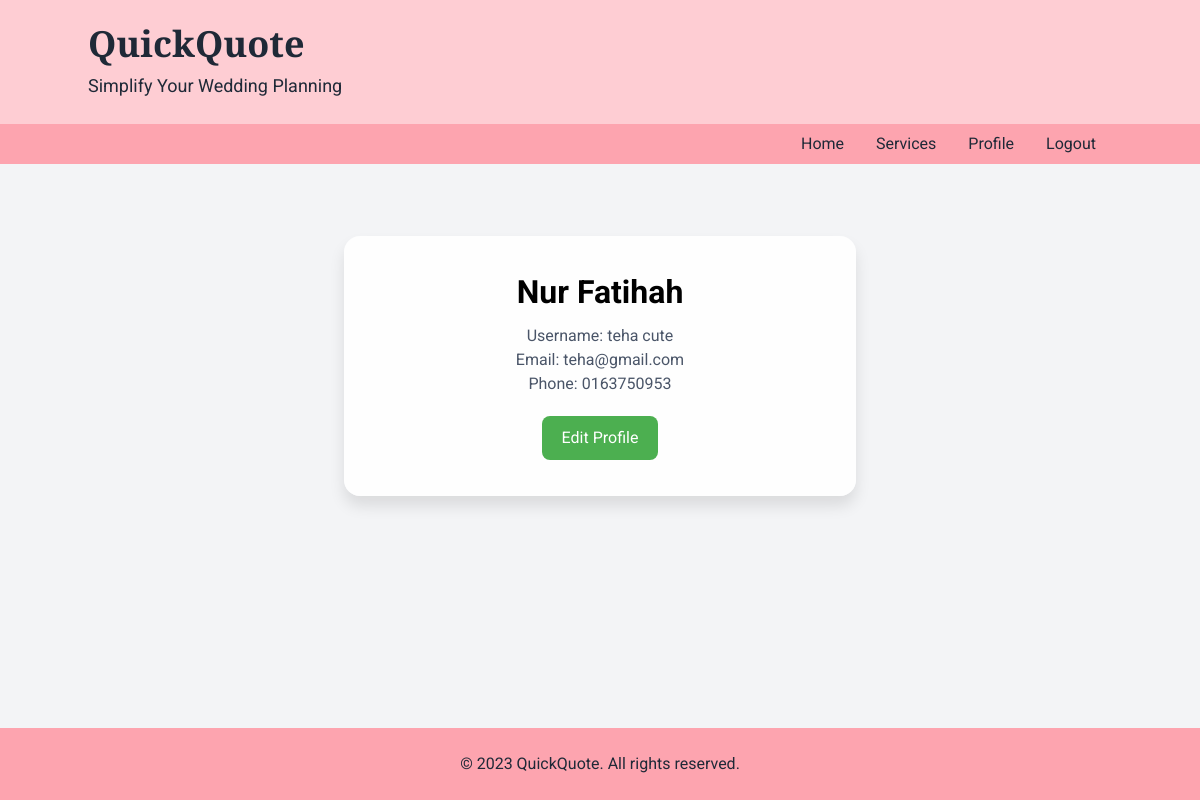
Page /QuickQoute/customerprofile.php (signed in) on the committed database.
### tables this page shows
CREATE TABLE `customers` (
  `customer_id` int(11) NOT NULL,
  `customer_name` varchar(100) NOT NULL,
  `username` varchar(100) NOT NULL,
  `email` varchar(100) NOT NULL,
  `phone` varchar(15) DEFAULT NULL,
  `password` varchar(255) NOT NULL
);

### QuickQoute/customerprofile.php (the view, shortened to what this page needs)
<?php
include 'db.php';
$user_id = $_SESSION['customer_id'];
$sql = "SELECT * FROM customers WHERE customer_id = ?";
$stmt = $conn->prepare($sql);
$stmt->bind_param("i", $user_id);
$stmt->execute();
$result = $stmt->get_result();
$user = $result->fetch_assoc();
?>
<!DOCTYPE html>
<html lang="en">
<head>
    <script src="https://cdn.tailwindcss.com"></script>
    <link href="https://cdnjs.cloudflare.com/ajax/libs/font-awesome/5.15.3/css/all.min.css" rel="stylesheet"/>
</head>
<body class="bg-gray-100">
    <header class="bg-rose-200 text-gray-800 py-6">
        <div class="container mx-auto text-left">
            <h1 class="text-4xl font-bold" style="font-family: 'Playfair Display', serif;">QuickQuote</h1>
            <p class="text-lg mt-2">Simplify Your Wedding Planning</p>
        </div>
    </header>
    <nav class="bg-rose-300">
   <div class="container mx-auto flex justify-end">
    <a class="text-gray-800 px-4 py-2 hover:bg-rose-400" href="dashboard.php">
     Home
    </a>
    <a class="text-gray-800 px-4 py-2 hover:bg-rose-400" href="service.php">
     Services
    </a>
    <a class="text-gray-800 px-4 py-2 hover:bg-rose-400" href="customerprofile.php">
     Profile
    </a>
    <a class="text-gray-800 px-4 py-2 hover:bg-rose-400" href="index.php">
     Logout
    </a>
   </div>
  </nav>
    <main class="container mx-auto py-10">
        <div class="profile-card fade-in">
            <div class="profile-info">
                <h2><?php echo htmlspecialchars($user['customer_name']); ?></h2>
                <p>Username: <?php echo htmlspecialchars($user['username']); ?></p>
                <p>Email: <?php echo htmlspecialchars($user['email']); ?></p>
                <p>Phone: <?php echo htmlspecialchars($user['phone']); ?></p>
            </div>
            <button class="edit-button" onclick="location.href='edit_profile.php'">Edit Profile</button>
        </div>
    </main>
    <footer class="bg-rose-300 text-gray-800 py-6 mt-auto">
        <div class="container mx-auto text-center">
            <p>© 2023 QuickQuote. All rights reserved.</p>
        </div>
    </footer>
</body>
</html>

### QuickQoute/customerprofile.php (style rules this page uses)
body { font-family: 'Roboto', sans-serif; display: flex; flex-direction: column; min-height: 100vh; background-color: #f7f7f7; }
.fade-in { animation: fadeIn 1s ease-in-out; }
.profile-card { background: rgba(255, 255, 255, 0.9); padding: 2rem; border-radius: 1rem; box-shadow: 0 10px 15px rgba(0, 0, 0, 0.1); width: 50%; margin: 2rem auto; text-align: center; }
.profile-info { margin-bottom: 1rem; }
.profile-info h2 { font-size: 2rem; font-weight: 700; margin-bottom: 0.5rem; }
.profile-info p { font-size: 1rem; color: #4A5568; }
.edit-button { background-color: #4CAF50; border: none; color: white; padding: 10px 20px; text-align: center; text-decoration: none; display: inline-block; font-size: 16px; margin: 4px 2px; cursor: pointer; border-radius: 0.5rem; }

### rows in the picture
customers: customer_name "Nur Fatihah", username "teha cute", email "teha@gmail.com", phone "0163750953"
